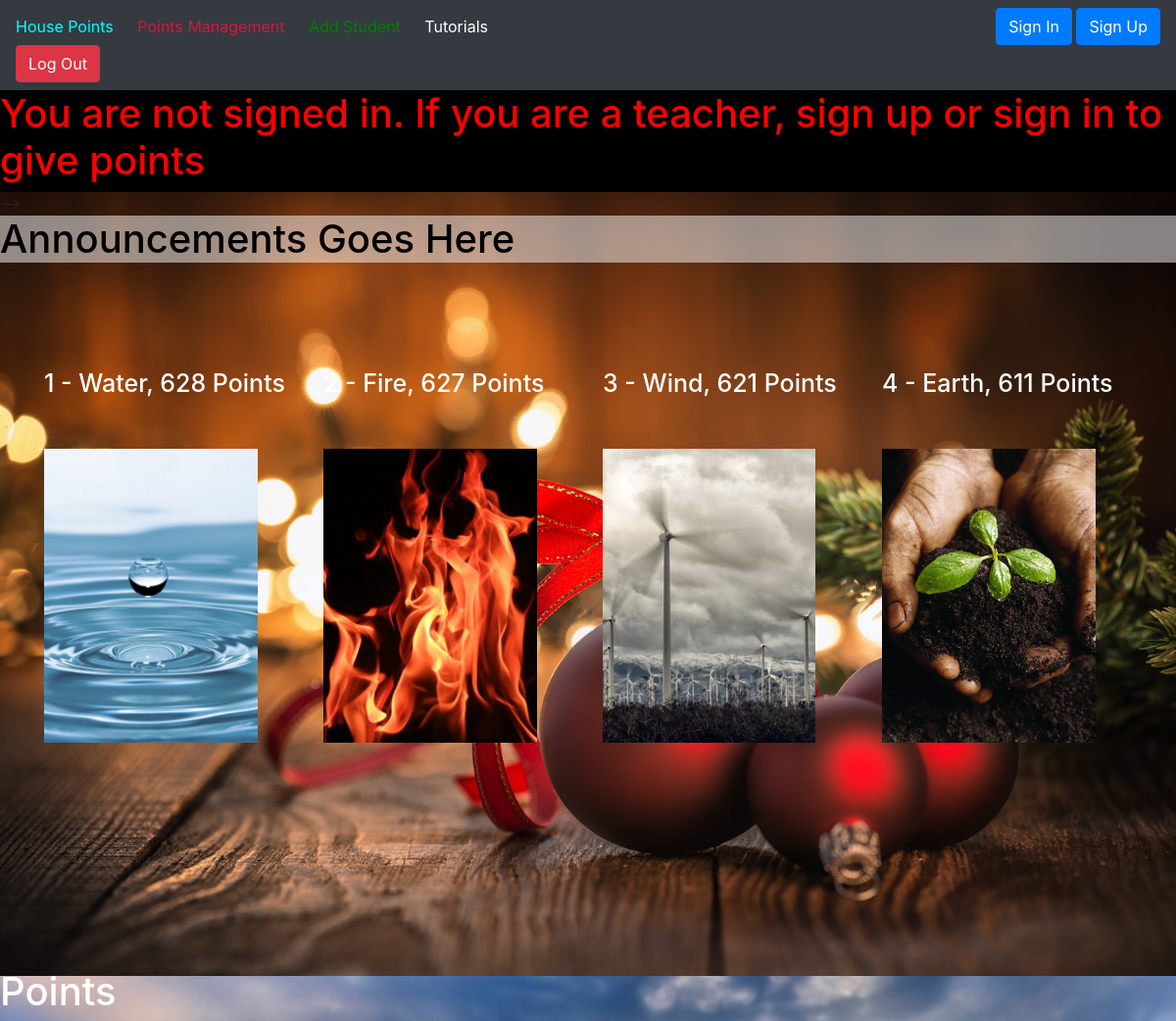
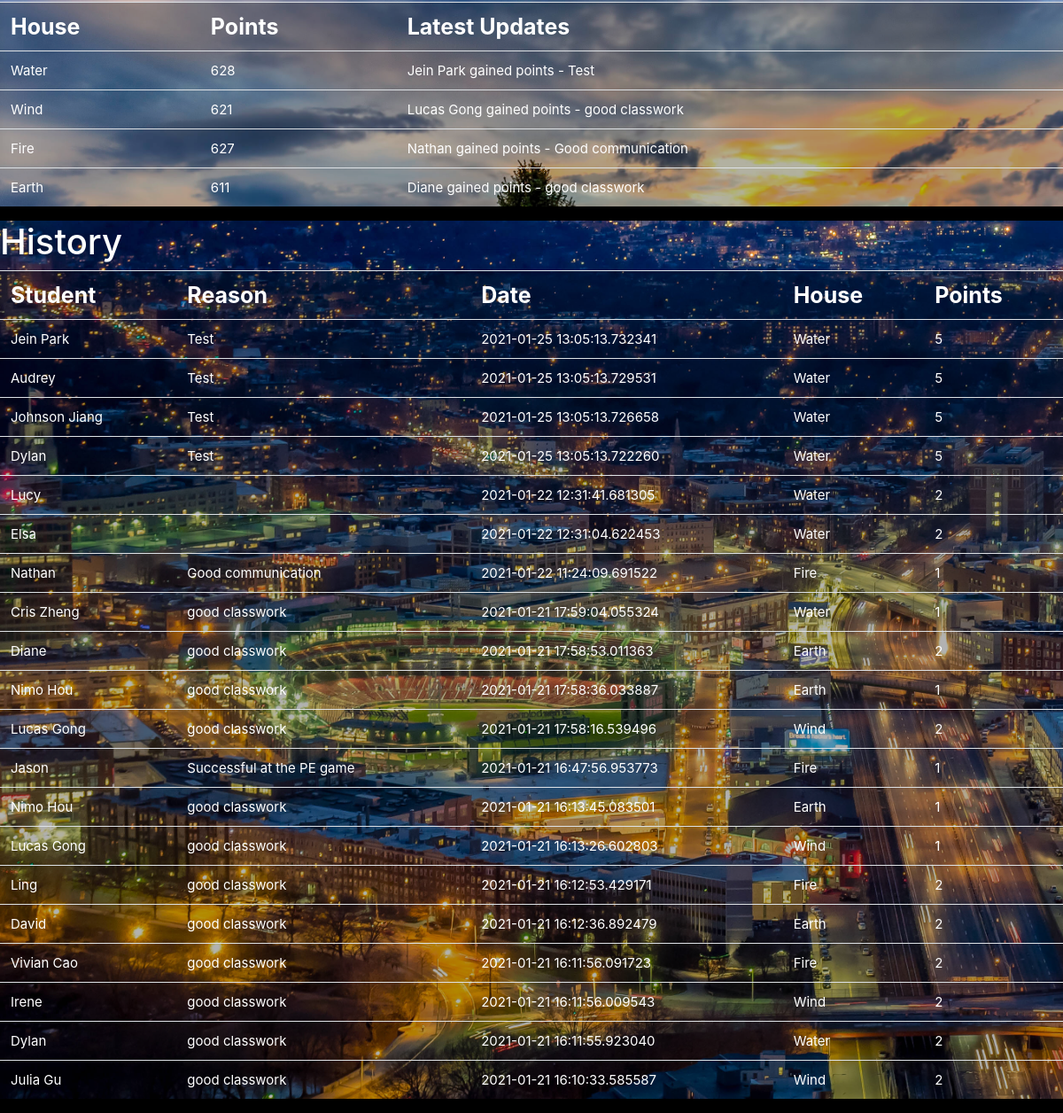
The page / on the database its author committed (2 pictures, top to bottom).
### tables this page shows
CREATE TABLE housePoints (house TEXT, points INTEGER, latest_update TEXT);

CREATE TABLE history (person TEXT, reason TEXT, date DATE, house TEXT, points INTEGER, givenBy TEXT);

### app.py (the view)
@app.route('/', methods=["GET", "POST"])
def teacher():
    if "user" in session:
        if request.method == "GET":
            connection = sqlite3.connect(currentDirectory + "/Students.db")
            cursor = connection.cursor()
            getStudentListQuery = "SELECT * FROM studentsList"
            students = cursor.execute(getStudentListQuery)
            students = students.fetchall()
            studentsFinal = []
            for student in students:
                studentsFinal.append(student[0] + " " + student[1] + " " + student[2])
            return render_template("teacher.html", students=studentsFinal, result=session["user"])
        if request.method == "POST":
            if request.form["button"] == "enter":
                points = request.form.get('points')
                if (int(points) > 5) or (int(points) < 1):
                    return "Error, you can't give more than 5 points or less than 1 point, hit back button and change it"
                reason = request.form.get('reason')
                studentNames = request.form["selectedStudents"]
                students = studentNames.split(", ")
                for studentName in students:
                    for _ in range(2):
                        string = studentName
                        spl_string = string.split()
                        rm = spl_string[:-1]
                        studentName = ' '.join([str(elem) for elem in rm])
                    print(studentName)
                    HPConnection = sqlite3.connect(currentDirectory + "/HousePoints.db")
                    HPcursor = HPConnection.cursor()
                    STConnection = sqlite3.connect(currentDirectory + "/Students.db")
                    STcursor = sqlite3.connect(currentDirectory + "/Students.db")
                    getHouseQuery = "SELECT house From studentsList WHERE studentName = '{}'".format(studentName)
                    house = STcursor.execute(getHouseQuery)
                    house = house.fetchall()[0][0]
                    query1 = "SELECT points FROM housePoints WHERE house = '{}'".format(house)
                    existingPointsquery = HPcursor.execute(query1)
                    existingPoints = existingPointsquery.fetchall()[0][0]
                    finalPoints = int(existingPoints) + int(points)
                    update = studentName + " gained points - " + reason
                    writePointsCmd = "UPDATE housePoints SET points = {}, latest_update = '{}' WHERE house = '{}'".format(
                        finalPoints, update, house)
                    HPcursor.execute(writePointsCmd)
                    existingTeacherPointsQ = "SELECT PointsGiven FROM users WHERE userName = '{}'".format(session["user"])
                    existingTeacherPoints = HPcursor.execute(existingTeacherPointsQ)
                    existingTeacherPoints = existingTeacherPoints.fetchall()[0][0]
                    finalTeacherPoints = int(existingTeacherPoints) + int(points)
                    writeTeacherCmd = "UPDATE users SET PointsGiven = {} WHERE userName = '{}'".format(
                        finalTeacherPoints, session["user"])
                    HPcursor.execute(writeTeacherCmd)
                    adjustedDate = datetime.utcnow()
                    hours_added = timedelta(hours=8)
                    adjustedDate = adjustedDate + hours_added
                    historyCmd = "INSERT INTO history (person, reason, date, house, points, givenBy) VALUES ('{}', '{}', '{}', '{}', '{}', '{}')".format(
                        studentName, reason, adjustedDate, house, int(points), session['user'])
                    HPcursor.execute(historyCmd)
                    HPConnection.commit()
                    connection = sqlite3.connect(currentDirectory + "/Students.db")
                    cursor = connection.cursor()
                    getStudentListQuery = "SELECT * FROM studentsList"
                    students = cursor.execute(getStudentListQuery)
                    students = students.fetchall()
                    studentsFinal = []
                    for student in students:
                        studentsFinal.append(student[0] + " " + student[1] + " " + student[2])
                return render_template("teacher.html", message='Result successfully logged', result=session['user'], students=studentsFinal)
            if request.form["button"] == "logout":
                session.clear()
                return redirect(url_for("login"))
    else:
        connection = sqlite3.connect(currentDirectory + "/HousePoints.db")
        cursor = connection.cursor()
        result = cursor.execute("SELECT * FROM housePoints")
        houses = result.fetchall()
        histories = cursor.execute("SELECT * FROM history ORDER BY date DESC LIMIT 20")
        histories = histories.fetchall()
        first = cursor.execute("SELECT house FROM housePoints ORDER BY points DESC LIMIT 1")
        first = first.fetchall()[0][0]
        second = cursor.execute("SELECT house FROM housePoints ORDER BY points DESC LIMIT 2")
        second = second.fetchall()[1][0]
        third = cursor.execute("SELECT house FROM housePoints ORDER BY points DESC LIMIT 3")
        third = third.fetchall()[2][0]
        fourth = cursor.execute("SELECT house FROM housePoints ORDER BY points DESC LIMIT 4")
        fourth = fourth.fetchall()[3][0]
        p1 = cursor.execute("SELECT points FROM housePoints ORDER BY points DESC LIMIT 1")
        p1 = p1.fetchall()[0][0]
        p2 = cursor.execute("SELECT points FROM housePoints ORDER BY points DESC LIMIT 2")
        p2 = p2.fetchall()[1][0]
        p3 = cursor.execute("SELECT points FROM housePoints ORDER BY points DESC LIMIT 3")
        p3 = p3.fetchall()[2][0]
        p4 = cursor.execute("SELECT points FROM housePoints ORDER BY points DESC LIMIT 4")
        p4 = p4.fetchall()[3][0]
        data_folder = currentDirectory
        announcementf = open(currentDirectory + "/static/announcement.txt", "r")
        announcement = announcementf.read()
        return render_template("display.html", announcements=announcement, message="You are not signed in. If you are a teacher, sign up or sign in to give points", houses=houses, histories=histories, first=first, second=second, third=third, fourth=fourth, p1=p1, p2=p2, p3=p3, p4=p4)

### templates/display.html (shortened to what this page needs)
<html>
    <head>
        <link rel="stylesheet" href="/static/base.css">
    </head>
    <body style="background-color:black">
        <nav style="position:relative; z-index:1" class="navbar navbar-light bg-dark">
            <div>
                <a href="/display" style="color: aqua">House Points</a>
                <a href="/" style="color: crimson; margin-left: 20px">Points Management</a>
                <a href="/stManage" style="color: green; margin-left: 20px">Add Student</a>
                <a href="/tutorial" style="color: white; margin-left: 20px">Tutorials</a>
            </div>
            <div>
                    <a href="/login">
                        <button class="btn btn-primary">Sign In</button>
                    </a>
                    <a href="/signup">
                        <button class="btn btn-primary">Sign Up</button>
                    </a>
            </div>
            <div>
                <form style="alignment-content:right" class="form-inline my-2 my-lg-0" method="post">
                    <button class="btn btn-danger" type="submit" name="button" value="logout">Log Out</button>
                </form>
            </div>
        </nav>
        <h1 style="color: red">{{message}}</h1>
        <div style="background-image: url(/static/Christmas.jpg); background-size: cover; position: absolute; width: 100%; height: 100vh">-->
            <h1 class="announce">{{announcements}}</h1>
            <div class="container">
              <div class="row">
                <div class="col">
                    <h3>1 - {{first}}, {{p1}} Points</h3>
                    <img src="/static/{{first}}.jpg" class="vertical-center" height="300vw">
                </div>
                <div class="col">
                    <h3>2 - {{second}}, {{p2}} Points</h3>
                    <img src="/static/{{second}}.jpg" class="vertical-center" height="300vw">
                </div>
                <div class="col">
                    <h3>3 - {{third}}, {{p3}} Points</h3>
                    <img src="/static/{{third}}.jpg" class="vertical-center" height="300vw">
                </div>
                <div class="col">
                    <h3>4 - {{fourth}}, {{p4}} Points</h3>
                    <img src="/static/{{fourth}}.jpg" class="vertical-center" height="300vw">
                </div>
              </div>
            </div>
        </div>
        <div style="margin-top: 100vh; background-image: url(/static/3.jpg); background-size: cover; background-repeat: no-repeat">
            <div >
                <h1>Points</h1>
                <table class="table">
                    <tr>
                        <th>House</th>
                        <th>Points</th>
                        <th>Latest Updates</th>
                    </tr>
                    {% for house in houses %}
                    <tr>
                        <td>
                            {{house[0]}}
                        </td>
                        <td>
                            {{house[1]}}
                        </td>
                        <td>
                            {{house[2]}}
                        </td>
                    </tr>
                    {% endfor %}
                </table>
            </div>
        </div>
        <div style="margin-top:0px; background-image: url(/static/City.jpg); background-size: cover; background-repeat: no-repeat">
            <div>
                <h1>History</h1>
                    <table class="table">
                        <tr>
                            <th>Student</th>
                            <th>Reason</th>
                            <th>Date</th>
                            <th>House</th>
                            <th>Points</th>
                        </tr>
                        {% for history in histories %}
                        <tr>
                            <td>
                                {{history[0]}}
                            </td>
                            <td>
                                {{history[1]}}
                            </td>
                            <td>
                                {{history[2]}}
                            </td>
                            <td>
                                {{history[3]}}
                            </td>
                            <td>
                                {{history[4]}}
                            </td>
                        </tr>
                        {% endfor %}
                    </table>
            </div>
        </div>
    </body>
</html>

### templates/display.html (style rules this page uses)
.vertical-center { margin: 0; position: relative; top: 10%; }
td { color: white; font-size: 15px; }
th { color: white; font-weight: bold; font-size: 25px; }
table { background-color: rgba(0, 0, 0, 0.3); }
h1 { color: white }
h3 { color: white; margin-top: 100px; font-size: 25px; }
.announce { color: black; background-color: rgba(255, 255, 255, 0.5); }

### rows shown on the page
housePoints: house "Water", points "628", house (picture), latest_update "Jein Park gained points - Test"
housePoints: house "Fire", points "627", house (picture), latest_update "Nathan gained points - Good communication"
housePoints: house "Wind", points "621", house (picture), latest_update "Lucas Gong gained points - good classwork"
housePoints: house "Earth", points "611", house (picture), latest_update "Diane gained points - good classwork"
history: person "Jein Park", reason "Test", date "2021-01-25 13:05:13.732341", house "Water", points "5"
history: person "Audrey", reason "Test", date "2021-01-25 13:05:13.729531", house "Water", points "5"
history: person "Johnson Jiang", reason "Test", date "2021-01-25 13:05:13.726658", house "Water", points "5"
history: person "Dylan", reason "Test", date "2021-01-25 13:05:13.722260", house "Water", points "5"
history: person "Lucy", date "2021-01-22 12:31:41.681305", house "Water", points "2"
history: person "Elsa", date "2021-01-22 12:31:04.622453", house "Water", points "2"
history: person "Nathan", reason "Good communication", date "2021-01-22 11:24:09.691522", house "Fire", points "1"
history: person "Cris Zheng", reason "good classwork", date "2021-01-21 17:59:04.055324", house "Water", points "1"
history: person "Diane", reason "good classwork", date "2021-01-21 17:58:53.011363", house "Earth", points "2"
history: person "Nimo Hou", reason "good classwork", date "2021-01-21 17:58:36.033887", house "Earth", points "1"
history: person "Lucas Gong", reason "good classwork", date "2021-01-21 17:58:16.539496", house "Wind", points "2"
history: person "Jason", reason "Successful at the PE game", date "2021-01-21 16:47:56.953773", house "Fire", points "1"
history: person "Nimo Hou", reason "good classwork", date "2021-01-21 16:13:45.083501", house "Earth", points "1"
history: person "Lucas Gong", reason "good classwork", date "2021-01-21 16:13:26.602803", house "Wind", points "1"
history: person "Ling", reason "good classwork", date "2021-01-21 16:12:53.429171", house "Fire", points "2"
history: person "David", reason "good classwork", date "2021-01-21 16:12:36.892479", house "Earth", points "2"
history: person "Vivian Cao", reason "good classwork", date "2021-01-21 16:11:56.091723", house "Fire", points "2"
history: person "Irene", reason "good classwork", date "2021-01-21 16:11:56.009543", house "Wind", points "2"
history: person "Dylan", reason "good classwork", date "2021-01-21 16:11:55.923040", house "Water", points "2"
history: person "Julia Gu", reason "good classwork", date "2021-01-21 16:10:33.585587", house "Wind", points "2"

### other values the page prints
{{ message }} "You are not signed in. If you are a teacher, sign up or sign in to give points"
{{ announcements }} "Announcements Goes Here"
